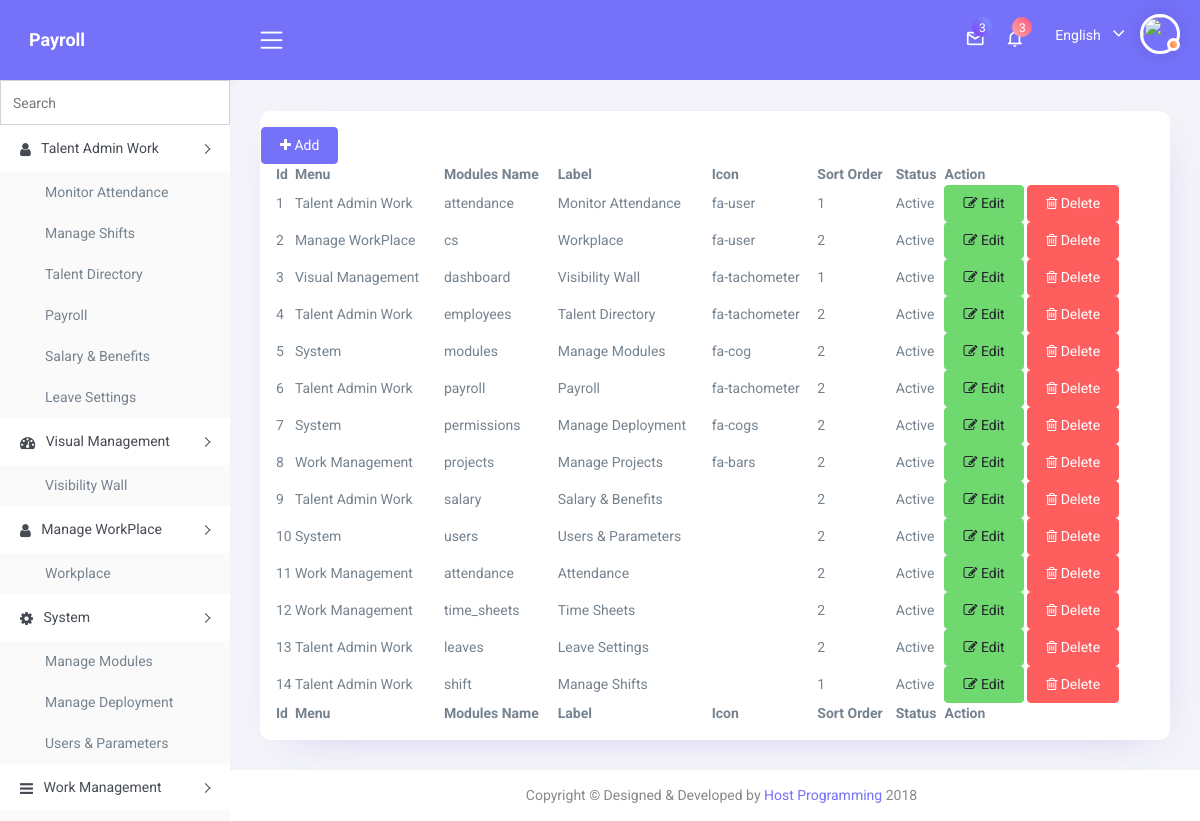
The page /modules/modules/index.php (signed in) on the database its author committed.
### tables this page shows
CREATE TABLE `modules` (
  `id` int(11) NOT NULL,
  `menu` varchar(255) NOT NULL,
  `module` varchar(255) NOT NULL,
  `label` varchar(255) NOT NULL,
  `icon` varchar(255) NOT NULL,
  `sort` int(11) NOT NULL,
  `status` varchar(255) NOT NULL DEFAULT 'Active'
);

### modules/modules/index.php (the view, shortened to what this page needs)
<?php
$app_path= $_SERVER['DOCUMENT_ROOT'].'/payroll/';
include($app_path.'includes/top_header.php');
include($app_path.'includes/header.php');
include($app_path.'includes/sidebar.php');
?>
        <div class="content-body">
            <div class="container-fluid mt-3">
              <div class="card p-3">
              <div class="row">
                <div>
                     <button type="button" class="btn btn-primary"  data-toggle="modal" data-target="#exampleModal"> <i class="fa fa-plus" aria-hidden="true"></i> Add</button>
                </div>
              </div>
       <table id="example" class="display" style="width:100%">
        <thead>
            <tr>
                <th>Id</th>
                <th>Menu</th>
                <th>Modules Name</th>
                <th>Label</th>
                <th>Icon</th>
                <th>Sort Order</th>
                <th>Status</th>
                <th>Action</th>
            </tr>
        </thead>
        <tbody>
            <?php
              $sql= "select * from modules";
              $run= mysqli_query($conn,$sql);
              while($row=mysqli_fetch_array($run)) {
            ?>
            <tr>
                <td><?php echo $row['id']; ?></td>
                <td><?php echo $row['menu']; ?></td>
                <td><?php echo $row['module']; ?></td>
                <td><?php echo $row['label']; ?></td>
                <td><?php echo $row['icon']; ?></td>
                <td><?php echo $row['sort']; ?></td>
                <td><?php echo $row['status']; ?></td>
                <td>
                    <button type="button" class="btn btn-success" aria-hidden="true" data-toggle="modal" data-target="#editModal<?php echo $row['id']; ?>"><i class="fa fa-pencil-square-o" ></i> Edit</button>
                    <button class="btn btn-danger deletebutton" data-id="<?php echo $row['id']; ?>"><i class="fa fa-trash-o" aria-hidden="true"></i> Delete</button>
                </td>
            </tr>
        <?php } ?>
        </tbody>
        <tfoot>
            <tr>
                <th>Id</th>
                <th>Menu</th>
                <th>Modules Name</th>
                <th>Label</th>
                <th>Icon</th>
                <th>Sort Order</th>
                <th>Status</th>
                <th>Action</th>
            </tr>
        </tfoot>
    </table>
              </div>
            </div>
        </div>
<?php
include($app_path.'includes/footer.php');
?>

### includes/sidebar.php (shortened to what this page needs)
<?php
  try{
       $username = $_SESSION['username'];
       $userQuery= mysqli_query($conn,"select role from admin where username='$username'");
       $userData= mysqli_fetch_assoc($userQuery);
       $role= $userData['role'];
    if ( $role!="1"){
             $roleQuery= mysqli_query($conn,"select module_id from roles where id='$role'");
              if(!$roleQuery){
                 throw new Exception("Failed to fetch role:". mysqli_error($conn));
               }
                $roleData= mysqli_fetch_assoc($roleQuery);
                $allowedModule= json_decode($roleData['module_id']??'[]',true);
              if(!is_array($allowedModule)){
                 throw new Exception("Invalid module_id format:");
               }
               $allowedIds =implode(",", array_map('intval', $allowedModule));
                if(empty($allowedIds)){
                 throw new Exception("No role assigned to this role");
               }
              $query= mysqli_query($conn,"select * from modules where id in($allowedIds) ORDER by sort ");
      }else{
        $query= mysqli_query($conn,"select * from modules ORDER by sort ");
      }
       $modules=[];
       while($row=mysqli_fetch_assoc($query)) {
        $modules[$row['menu']][]=$row;
       }
    $currentSegment= basename(trim($_SERVER['REQUEST_URI'],'/'));
?>
        <div class="nk-sidebar">
            <div class="nk-nav-scroll">
                <div class="">
                 <form action="#">
                     <input type="text" class="form-control" placeholder="Search">
                  </form>
                </div>
                <ul class="metismenu" id="menu">
                    <?php
                    foreach($modules as $key =>$value){
                        $isActive= false;
                    ?>
                    <li>
                        <a class="has-arrow" href="javascript:void()" aria-expanded="<?php echo $isActive? 'true':'false'?>">
                            <i class="fa <?php echo $value[0]['icon'];?>" aria-hidden="true"></i> <span class="nav-text"><?php echo $key; ?></span>
                        </a>
                        <?php  for($i=0 ; $i< count($value); $i++){ ?>
                        <ul aria-expanded="true" class="<?php echo $isActive? 'collaspe in':''?>">
                            <li>
                                <a class="<?php echo ($value[$i]['module']==$currentSegment)? 'active':''?>" href="<?php echo $base_url;?>modules/<?php echo $value[$i]['module'];?>" onclick="storeModule('<?php echo $value[$i]['module']; ?>')"
                                    ><?php echo $value[$i]['label'];?></a>
                            </li>
                        </ul>
                         <?php }?>
                    </li>
                    <?php } ?>
                </ul>
            </div>
        </div>
<?php
}catch(Exception $e){
    echo $e->getMessage();
}
?>

### rows shown on the page
modules: key "Talent Admin Work", label "Monitor Attendance", id "1", menu "Talent Admin Work", module "attendance", icon "fa-user", sort "1", status "Active"
modules: label "Manage Shifts", id "14", menu "Talent Admin Work", module "shift", sort "1", status "Active"
modules: label "Talent Directory", id "4", menu "Talent Admin Work", module "employees", icon "fa-tachometer", sort "2", status "Active"
modules: label "Payroll", id "6", menu "Talent Admin Work", module "payroll", icon "fa-tachometer", sort "2", status "Active"
modules: label "Salary & Benefits", id "9", menu "Talent Admin Work", module "salary", sort "2", status "Active"
modules: label "Leave Settings", id "13", menu "Talent Admin Work", module "leaves", sort "2", status "Active"
modules: key "Visual Management", label "Visibility Wall", id "3", menu "Visual Management", module "dashboard", icon "fa-tachometer", sort "1", status "Active"
modules: key "Manage WorkPlace", label "Workplace", id "2", menu "Manage WorkPlace", module "cs", icon "fa-user", sort "2", status "Active"
modules: key "System", label "Manage Modules", id "5", menu "System", module "modules", icon "fa-cog", sort "2", status "Active"
modules: label "Manage Deployment", id "7", menu "System", module "permissions", icon "fa-cogs", sort "2", status "Active"
modules: label "Users & Parameters", id "10", menu "System", module "users", sort "2", status "Active"
modules: key "Work Management", id "8", menu "Work Management", module "projects", label "Manage Projects", icon "fa-bars", sort "2", status "Active"
modules: id "11", menu "Work Management", module "attendance", label "Attendance", sort "2", status "Active"
modules: id "12", menu "Work Management", module "time_sheets", label "Time Sheets", sort "2", status "Active"
